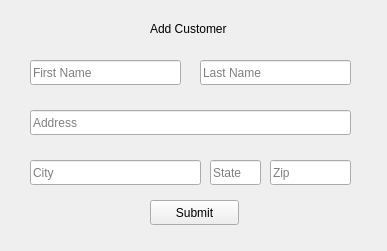
<?xml version="1.0" encoding="UTF-8"?>
<ui version="4.0">
 <class>Form</class>
 <widget class="QWidget" name="Form">
  <property name="geometry">
   <rect>
    <x>0</x>
    <y>0</y>
    <width>387</width>
    <height>251</height>
   </rect>
  </property>
  <property name="windowTitle">
   <string>Form</string>
  </property>
  <widget class="QLineEdit" name="first_name_le">
   <property name="geometry">
    <rect>
     <x>30</x>
     <y>60</y>
     <width>151</width>
     <height>25</height>
    </rect>
   </property>
   <property name="text">
    <string/>
   </property>
   <property name="maxLength">
    <number>32768</number>
   </property>
   <property name="placeholderText">
    <string>First Name</string>
   </property>
  </widget>
  <widget class="QLabel" name="label">
   <property name="geometry">
    <rect>
     <x>150</x>
     <y>20</y>
     <width>111</width>
     <height>17</height>
    </rect>
   </property>
   <property name="text">
    <string>Add Customer</string>
   </property>
  </widget>
  <widget class="QLineEdit" name="last_name_le">
   <property name="geometry">
    <rect>
     <x>200</x>
     <y>60</y>
     <width>151</width>
     <height>25</height>
    </rect>
   </property>
   <property name="text">
    <string/>
   </property>
   <property name="maxLength">
    <number>32768</number>
   </property>
   <property name="placeholderText">
    <string>Last Name</string>
   </property>
  </widget>
  <widget class="QLineEdit" name="address_le">
   <property name="geometry">
    <rect>
     <x>30</x>
     <y>110</y>
     <width>321</width>
     <height>25</height>
    </rect>
   </property>
   <property name="text">
    <string/>
   </property>
   <property name="maxLength">
    <number>32768</number>
   </property>
   <property name="placeholderText">
    <string>Address</string>
   </property>
  </widget>
  <widget class="QLineEdit" name="city_le">
   <property name="geometry">
    <rect>
     <x>30</x>
     <y>160</y>
     <width>171</width>
     <height>25</height>
    </rect>
   </property>
   <property name="text">
    <string/>
   </property>
   <property name="maxLength">
    <number>32768</number>
   </property>
   <property name="placeholderText">
    <string>City</string>
   </property>
  </widget>
  <widget class="QLineEdit" name="state_le">
   <property name="geometry">
    <rect>
     <x>210</x>
     <y>160</y>
     <width>51</width>
     <height>25</height>
    </rect>
   </property>
   <property name="text">
    <string/>
   </property>
   <property name="maxLength">
    <number>32768</number>
   </property>
   <property name="placeholderText">
    <string>State</string>
   </property>
  </widget>
  <widget class="QLineEdit" name="zipcode_le">
   <property name="geometry">
    <rect>
     <x>270</x>
     <y>160</y>
     <width>81</width>
     <height>25</height>
    </rect>
   </property>
   <property name="text">
    <string/>
   </property>
   <property name="maxLength">
    <number>32768</number>
   </property>
   <property name="placeholderText">
    <string>Zip</string>
   </property>
  </widget>
  <widget class="QPushButton" name="submit_btn">
   <property name="geometry">
    <rect>
     <x>150</x>
     <y>200</y>
     <width>89</width>
     <height>25</height>
    </rect>
   </property>
   <property name="text">
    <string>Submit</string>
   </property>
  </widget>
 </widget>
 <resources/>
 <connections/>
</ui>
